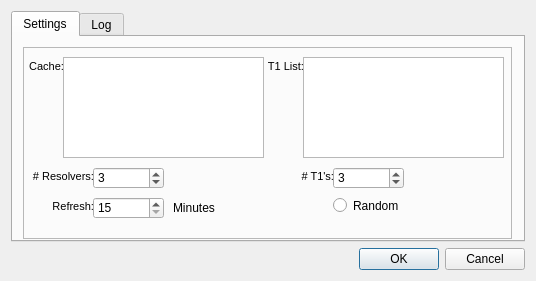
<?xml version="1.0" encoding="UTF-8"?>
<ui version="4.0">
 <class>OpenNICSettings</class>
 <widget class="QDialog" name="OpenNICSettings">
  <property name="geometry">
   <rect>
    <x>0</x>
    <y>0</y>
    <width>536</width>
    <height>281</height>
   </rect>
  </property>
  <property name="windowTitle">
   <string>OpenNIC Settings</string>
  </property>
  <property name="windowIcon">
   <iconset resource="opennic.qrc">
    <normaloff>:/images/opennic.png</normaloff>:/images/opennic.png</iconset>
  </property>
  <layout class="QGridLayout" name="gridLayout">
   <item row="0" column="0">
    <widget class="QTabWidget" name="tabs">
     <property name="currentIndex">
      <number>0</number>
     </property>
     <widget class="QWidget" name="tab">
      <attribute name="title">
       <string>Settings</string>
      </attribute>
      <widget class="QFrame" name="frame">
       <property name="geometry">
        <rect>
         <x>10</x>
         <y>10</y>
         <width>489</width>
         <height>192</height>
        </rect>
       </property>
       <property name="frameShape">
        <enum>QFrame::StyledPanel</enum>
       </property>
       <property name="frameShadow">
        <enum>QFrame::Raised</enum>
       </property>
       <widget class="QLabel" name="label">
        <property name="geometry">
         <rect>
          <x>230</x>
          <y>10</y>
          <width>51</width>
          <height>20</height>
         </rect>
        </property>
        <property name="text">
         <string>&lt;!DOCTYPE HTML PUBLIC &quot;-//W3C//DTD HTML 4.0//EN&quot; &quot;http://www.w3.org/TR/REC-html40/strict.dtd&quot;&gt;
&lt;html&gt;&lt;head&gt;&lt;meta name=&quot;qrichtext&quot; content=&quot;1&quot; /&gt;&lt;style type=&quot;text/css&quot;&gt;
p, li { white-space: pre-wrap; }
&lt;/style&gt;&lt;/head&gt;&lt;body style=&quot; font-family:'MS Shell Dlg 2'; font-size:8.25pt; font-weight:400; font-style:normal;&quot;&gt;
&lt;p align=&quot;right&quot; style=&quot; margin-top:0px; margin-bottom:0px; margin-left:0px; margin-right:0px; -qt-block-indent:0; text-indent:0px;&quot;&gt;&lt;span style=&quot; font-size:8pt;&quot;&gt;T1 List:&lt;/span&gt;&lt;/p&gt;&lt;/body&gt;&lt;/html&gt;</string>
        </property>
       </widget>
       <widget class="QSpinBox" name="resolverCount">
        <property name="geometry">
         <rect>
          <x>70</x>
          <y>120</y>
          <width>71</width>
          <height>22</height>
         </rect>
        </property>
        <property name="minimum">
         <number>1</number>
        </property>
        <property name="maximum">
         <number>10</number>
        </property>
        <property name="value">
         <number>3</number>
        </property>
       </widget>
       <widget class="QLabel" name="label_2">
        <property name="geometry">
         <rect>
          <x>-10</x>
          <y>120</y>
          <width>81</width>
          <height>20</height>
         </rect>
        </property>
        <property name="text">
         <string>&lt;!DOCTYPE HTML PUBLIC &quot;-//W3C//DTD HTML 4.0//EN&quot; &quot;http://www.w3.org/TR/REC-html40/strict.dtd&quot;&gt;
&lt;html&gt;&lt;head&gt;&lt;meta name=&quot;qrichtext&quot; content=&quot;1&quot; /&gt;&lt;style type=&quot;text/css&quot;&gt;
p, li { white-space: pre-wrap; }
&lt;/style&gt;&lt;/head&gt;&lt;body style=&quot; font-family:'MS Shell Dlg 2'; font-size:8.25pt; font-weight:400; font-style:normal;&quot;&gt;
&lt;p align=&quot;right&quot; style=&quot; margin-top:0px; margin-bottom:0px; margin-left:0px; margin-right:0px; -qt-block-indent:0; text-indent:0px;&quot;&gt;&lt;span style=&quot; font-size:8pt;&quot;&gt;# Resolvers:&lt;/span&gt;&lt;/p&gt;&lt;/body&gt;&lt;/html&gt;</string>
        </property>
       </widget>
       <widget class="QSpinBox" name="refreshRate">
        <property name="geometry">
         <rect>
          <x>70</x>
          <y>150</y>
          <width>71</width>
          <height>22</height>
         </rect>
        </property>
        <property name="minimum">
         <number>15</number>
        </property>
        <property name="maximum">
         <number>1200</number>
        </property>
        <property name="singleStep">
         <number>5</number>
        </property>
       </widget>
       <widget class="QLabel" name="label_3">
        <property name="geometry">
         <rect>
          <x>-10</x>
          <y>150</y>
          <width>81</width>
          <height>20</height>
         </rect>
        </property>
        <property name="text">
         <string>&lt;!DOCTYPE HTML PUBLIC &quot;-//W3C//DTD HTML 4.0//EN&quot; &quot;http://www.w3.org/TR/REC-html40/strict.dtd&quot;&gt;
&lt;html&gt;&lt;head&gt;&lt;meta name=&quot;qrichtext&quot; content=&quot;1&quot; /&gt;&lt;style type=&quot;text/css&quot;&gt;
p, li { white-space: pre-wrap; }
&lt;/style&gt;&lt;/head&gt;&lt;body style=&quot; font-family:'MS Shell Dlg 2'; font-size:8.25pt; font-weight:400; font-style:normal;&quot;&gt;
&lt;p align=&quot;right&quot; style=&quot; margin-top:0px; margin-bottom:0px; margin-left:0px; margin-right:0px; -qt-block-indent:0; text-indent:0px;&quot;&gt;&lt;span style=&quot; font-size:8pt;&quot;&gt;Refresh:&lt;/span&gt;&lt;/p&gt;&lt;/body&gt;&lt;/html&gt;</string>
        </property>
       </widget>
       <widget class="QLabel" name="label_4">
        <property name="geometry">
         <rect>
          <x>150</x>
          <y>150</y>
          <width>46</width>
          <height>21</height>
         </rect>
        </property>
        <property name="text">
         <string>Minutes</string>
        </property>
       </widget>
       <widget class="QPlainTextEdit" name="t1List">
        <property name="geometry">
         <rect>
          <x>280</x>
          <y>10</y>
          <width>201</width>
          <height>101</height>
         </rect>
        </property>
        <property name="plainText">
         <string/>
        </property>
       </widget>
       <widget class="QPlainTextEdit" name="cache">
        <property name="geometry">
         <rect>
          <x>40</x>
          <y>10</y>
          <width>201</width>
          <height>101</height>
         </rect>
        </property>
        <property name="plainText">
         <string/>
        </property>
       </widget>
       <widget class="QLabel" name="label_5">
        <property name="geometry">
         <rect>
          <x>-10</x>
          <y>10</y>
          <width>51</width>
          <height>20</height>
         </rect>
        </property>
        <property name="text">
         <string>&lt;!DOCTYPE HTML PUBLIC &quot;-//W3C//DTD HTML 4.0//EN&quot; &quot;http://www.w3.org/TR/REC-html40/strict.dtd&quot;&gt;
&lt;html&gt;&lt;head&gt;&lt;meta name=&quot;qrichtext&quot; content=&quot;1&quot; /&gt;&lt;style type=&quot;text/css&quot;&gt;
p, li { white-space: pre-wrap; }
&lt;/style&gt;&lt;/head&gt;&lt;body style=&quot; font-family:'MS Shell Dlg 2'; font-size:8.25pt; font-weight:400; font-style:normal;&quot;&gt;
&lt;p align=&quot;right&quot; style=&quot; margin-top:0px; margin-bottom:0px; margin-left:0px; margin-right:0px; -qt-block-indent:0; text-indent:0px;&quot;&gt;&lt;span style=&quot; font-size:8pt;&quot;&gt;Cache:&lt;/span&gt;&lt;/p&gt;&lt;/body&gt;&lt;/html&gt;</string>
        </property>
       </widget>
       <widget class="QSpinBox" name="t1Count">
        <property name="geometry">
         <rect>
          <x>310</x>
          <y>120</y>
          <width>71</width>
          <height>22</height>
         </rect>
        </property>
        <property name="minimum">
         <number>1</number>
        </property>
        <property name="maximum">
         <number>10</number>
        </property>
        <property name="value">
         <number>3</number>
        </property>
       </widget>
       <widget class="QLabel" name="label_6">
        <property name="geometry">
         <rect>
          <x>230</x>
          <y>120</y>
          <width>81</width>
          <height>20</height>
         </rect>
        </property>
        <property name="text">
         <string>&lt;!DOCTYPE HTML PUBLIC &quot;-//W3C//DTD HTML 4.0//EN&quot; &quot;http://www.w3.org/TR/REC-html40/strict.dtd&quot;&gt;
&lt;html&gt;&lt;head&gt;&lt;meta name=&quot;qrichtext&quot; content=&quot;1&quot; /&gt;&lt;style type=&quot;text/css&quot;&gt;
p, li { white-space: pre-wrap; }
&lt;/style&gt;&lt;/head&gt;&lt;body style=&quot; font-family:'MS Shell Dlg 2'; font-size:8.25pt; font-weight:400; font-style:normal;&quot;&gt;
&lt;p align=&quot;right&quot; style=&quot; margin-top:0px; margin-bottom:0px; margin-left:0px; margin-right:0px; -qt-block-indent:0; text-indent:0px;&quot;&gt;&lt;span style=&quot; font-size:8pt;&quot;&gt;# T1's:&lt;/span&gt;&lt;/p&gt;&lt;/body&gt;&lt;/html&gt;</string>
        </property>
       </widget>
       <widget class="QRadioButton" name="t1Random">
        <property name="geometry">
         <rect>
          <x>310</x>
          <y>150</y>
          <width>82</width>
          <height>17</height>
         </rect>
        </property>
        <property name="text">
         <string>Random</string>
        </property>
       </widget>
      </widget>
     </widget>
     <widget class="QWidget" name="log">
      <attribute name="title">
       <string>Log</string>
      </attribute>
      <layout class="QGridLayout" name="gridLayout_2">
       <item row="0" column="0">
        <widget class="QTextBrowser" name="logText"/>
       </item>
      </layout>
     </widget>
    </widget>
   </item>
   <item row="1" column="0">
    <widget class="QDialogButtonBox" name="buttonBox">
     <property name="orientation">
      <enum>Qt::Horizontal</enum>
     </property>
     <property name="standardButtons">
      <set>QDialogButtonBox::Cancel|QDialogButtonBox::Ok</set>
     </property>
    </widget>
   </item>
  </layout>
 </widget>
 <resources>
  <include location="opennic.qrc"/>
 </resources>
 <connections>
  <connection>
   <sender>buttonBox</sender>
   <signal>accepted()</signal>
   <receiver>OpenNICSettings</receiver>
   <slot>accept()</slot>
   <hints>
    <hint type="sourcelabel">
     <x>248</x>
     <y>254</y>
    </hint>
    <hint type="destinationlabel">
     <x>157</x>
     <y>274</y>
    </hint>
   </hints>
  </connection>
  <connection>
   <sender>buttonBox</sender>
   <signal>rejected()</signal>
   <receiver>OpenNICSettings</receiver>
   <slot>reject()</slot>
   <hints>
    <hint type="sourcelabel">
     <x>316</x>
     <y>260</y>
    </hint>
    <hint type="destinationlabel">
     <x>286</x>
     <y>274</y>
    </hint>
   </hints>
  </connection>
 </connections>
</ui>
